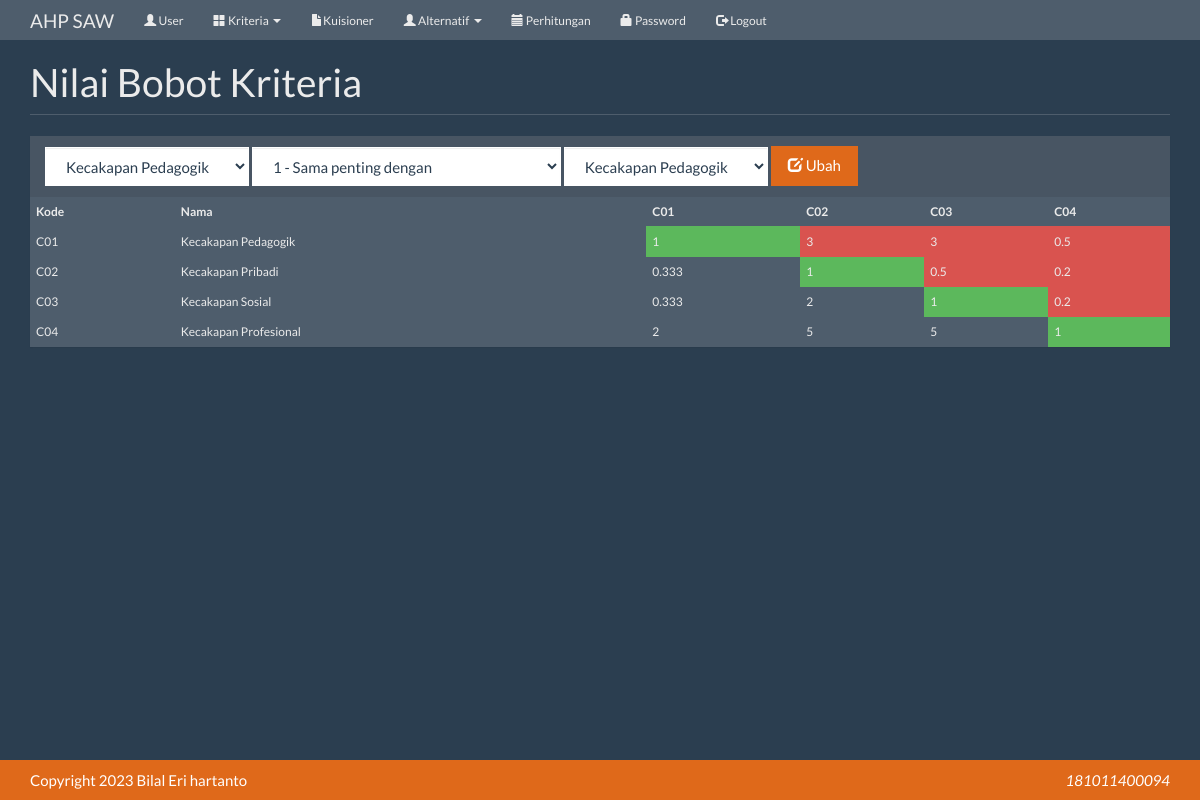
Screenshot of /?m=rel_kriteria (signed in) with the database file from the repository.
### tables this page shows
CREATE TABLE `tb_kriteria` (
  `kode_kriteria` varchar(16) NOT NULL,
  `nama_kriteria` varchar(256) NOT NULL,
  `atribut` varchar(256) NOT NULL DEFAULT 'benefit',
  PRIMARY KEY (`kode_kriteria`)
);

### config.php (called while the page is built)
<?php
$config["server"]='localhost';
$config["username"]='root';
$config["password"]='';
$config["database_name"]='ahp_saw';

### includes/db.php (called while the page is built, shortened)
<?php
class DB{
    var $conn = null;
    public function __construct($host, $username, $passwd, $dbname){
        $this->conn = mysqli_connect($host, $username, $passwd, $dbname);
    }
    public function query($sql){
        $query = mysqli_query($this->conn, $sql) or die('<pre>Error mysqli_query: ' . mysqli_error($this->conn) . '<br />' . $sql . '</pre>');
        return $query;
    }
    public function get_results($sql){
        $query = $this->query($sql);
        $arr = array();
        while($row = mysqli_fetch_object($query)){
            $arr[] = $row;
        }
        return $arr;
    }
}

### functions.php (the view, shortened to what this page needs)
<?php
include'config.php';
include'includes/db.php';
$db = new DB($config['server'], $config['username'], $config['password'], $config['database_name']);
$rows = $db->get_results("SELECT kode_kriteria, nama_kriteria, atribut FROM tb_kriteria ORDER BY kode_kriteria");
$KRITERIA = array();
foreach($rows as $row){
    $KRITERIA[$row->kode_kriteria] = $row;
}
function get_rel_kriteria(){
    global $db;
    $arr = array();
    $rows = $db->get_results("SELECT * FROM tb_rel_kriteria ORDER BY ID1, ID2");
    foreach($rows as $row){
        $arr[$row->ID1][$row->ID2] = $row->nilai;
    }
    return $arr;
}
function get_kriteria_option($selected = 0){
    global $KRITERIA;
    foreach($KRITERIA as $key => $val){
        if($key==$selected)
            $a.="<option value='$key' selected>$val->nama_kriteria</option>";
        else
            $a.="<option value='$key'>$val->nama_kriteria</option>";
    }
    return $a;
}
function get_nilai_option($selected = ''){
    $nilai = array(
        '1' => 'Sama penting dengan',
        '2' => 'Mendekati sedikit lebih penting dari',
        '3' => 'Sedikit lebih penting dari',
        '4' => 'Mendekati lebih penting dari',
        '5' => 'Lebih penting dari',
        '6' => 'Mendekati sangat penting dari',
        '7' => 'Sangat penting dari',
        '8' => 'Mendekati mutlak dari',
        '9' => 'Mutlak sangat penting dari',
    );
    foreach($nilai as $key => $val){
        if($selected==$key)
            $a.="<option value='$key' selected>$key - $val</option>";
        else
            $a.= "<option value='$key'>$key - $val</option>";
    }
    return $a;
}

### rel_kriteria.php (shortened to what this page needs)
<div class="page-header">
    <h1>Nilai Bobot Kriteria</h1>
</div>
<?php
$rel_kriteria = get_rel_kriteria();
?>
<div class="panel panel-default">
    <div class="panel-heading">
        <form class="form-inline" action="?m=rel_kriteria" method="post">
            <div class="form-group">
                <select class="form-control" name="ID1">
                <?=get_kriteria_option($_POST['ID1'])?>
                </select>
            </div>
            <div class="form-group">
                <select class="form-control" name="nilai">
                <?=get_nilai_option($_POST['nilai'])?>
                </select>
            </div>
            <div class="form-group">
                <select class="form-control" name="ID2">
                <?=get_kriteria_option($_POST['ID2'])?>
                </select>
            </div>
            <div class="form-group">
                <button class="btn btn-primary"><span class="glyphicon glyphicon-edit"></span> Ubah</button>
            </div>
        </form>
    </div>
    <div class="table-responsive">
        <table class="table table-bordered table-hover table-striped">
            <thead><tr>
                <th>Kode</th>
                <th>Nama</th>
                <?php foreach($KRITERIA as $key => $val):?>
                <th><?=$key?></th>
                <?php endforeach?>
            </tr></thead>
            <?php
            $a=1;
            foreach($rel_kriteria as $key => $val):?>
            <tr>
                <td><?=$key?></td>
                <td><?=$KRITERIA[$key]->nama_kriteria?></td>
                <?php
                $b = 1;
                foreach($val as $k => $v):?>
                <td class="<?=$a==$b ? 'success' : ($a < $b ? 'danger' : '')?>"><?=round($v, 3)?></td>
                <?php $b++; endforeach?>
            </tr>
            <?php $a++; endforeach?>
        </table>
    </div>
</div>

### assets/css/general.css (style rules this page uses)
html { position: relative; min-height: 100%; }
body { margin-bottom: 70px; }
.page-header { margin-top: 0; padding-bottom: 0; }
.page-header h1 { margin-top: 0; }

### rows the page displays
tb_kriteria: key "C01", nama_kriteria "Kecakapan Pedagogik", v "1", v "3", v "0.5"
tb_kriteria: key "C02", nama_kriteria "Kecakapan Pribadi", v "0.333", v "1", v "0.5", v "0.2"
tb_kriteria: key "C03", nama_kriteria "Kecakapan Sosial", v "0.333", v "2", v "1", v "0.2"
tb_kriteria: key "C04", nama_kriteria "Kecakapan Profesional", v "2", v "5", v "1"

### other values shown
form field ID1 "Kecakapan Pedagogik"
form field nilai "1 - Sama penting dengan"
form field ID2 "Kecakapan Pedagogik"
